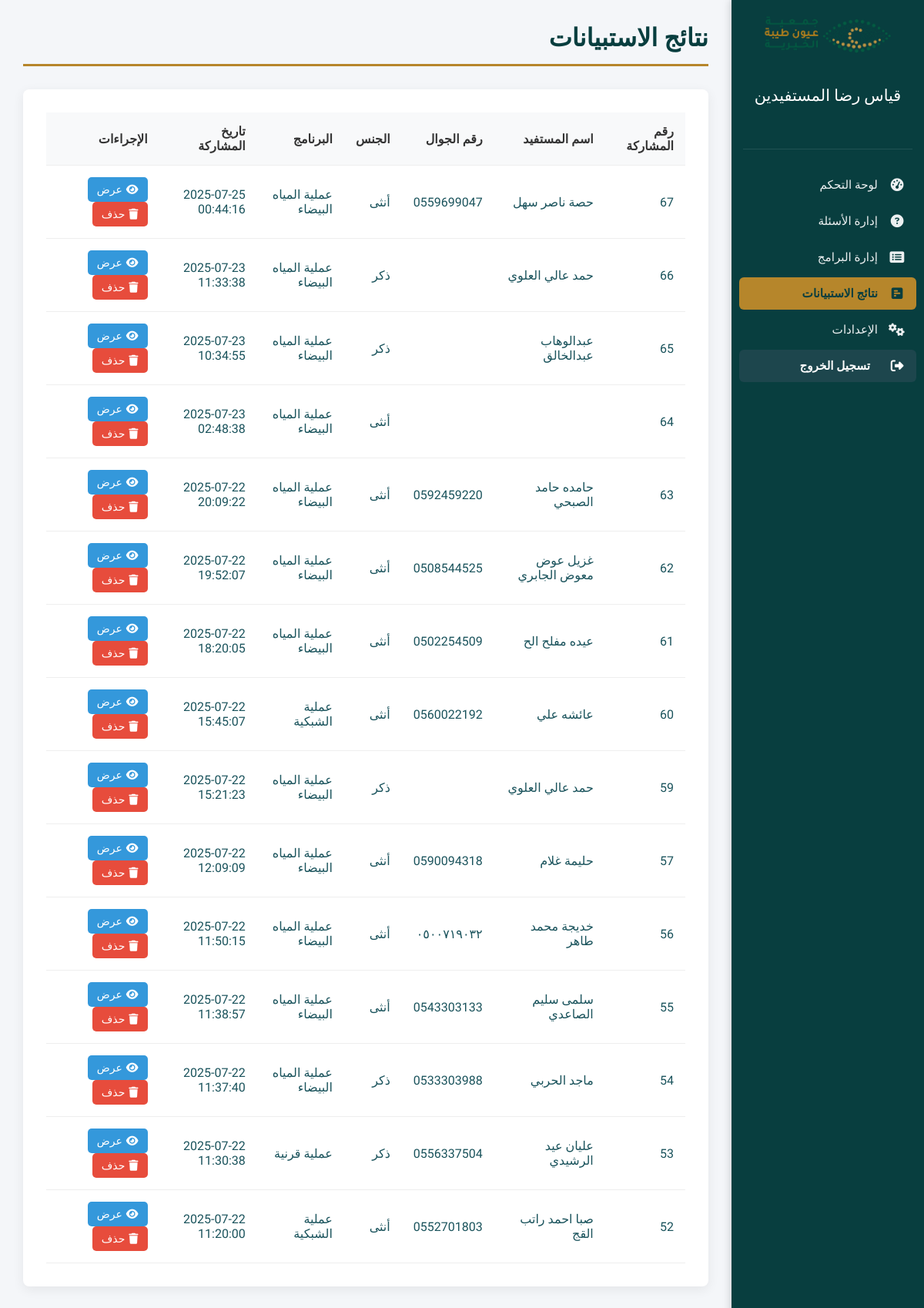
Screenshot of /admin/survey_results.php (signed in) with the database file from the repository.
### tables this page shows
CREATE TABLE `settings` (
  `id` int(11) NOT NULL,
  `site_name` varchar(255) NOT NULL,
  `system_name` varchar(255) NOT NULL,
  `logo_path` varchar(255) DEFAULT NULL,
  `primary_font_url` varchar(255) DEFAULT NULL,
  `primary_font_name` varchar(100) DEFAULT NULL,
  `primary_color` varchar(7) DEFAULT '#1a535c',
  `secondary_color` varchar(7) DEFAULT '#f7b538'
);

CREATE TABLE `survey_responses` (
  `id` int(11) NOT NULL,
  `beneficiary_name` varchar(255) DEFAULT NULL,
  `phone_number` varchar(20) DEFAULT NULL,
  `gender` enum('male','female') DEFAULT NULL,
  `program_id` int(11) DEFAULT NULL,
  `suggestions` text DEFAULT NULL,
  `submission_date` datetime DEFAULT current_timestamp()
);

CREATE TABLE `programs` (
  `id` int(11) NOT NULL,
  `program_name` varchar(255) NOT NULL,
  `program_order` int(11) NOT NULL DEFAULT 0
);

### admin/survey_results.php (the view, shortened to what this page needs)
<?php
require_once __DIR__ . "/../functions.php";
require_once __DIR__ . "/../db.php";
$settings = get_latest_settings($conn);
$sql = "SELECT sr.id, sr.beneficiary_name, sr.phone_number, sr.gender, p.program_name, sr.submission_date FROM survey_responses sr LEFT JOIN programs p ON sr.program_id = p.id ORDER BY sr.submission_date DESC";
$result = $conn->query($sql);
$responses = [];
if ($result->num_rows > 0) {
    while ($row = $result->fetch_assoc()) {
        $responses[] = $row;
    }
}
?>
<!DOCTYPE html>
<html lang="ar" dir="rtl">
<?php echo get_admin_head($settings, "نتائج الاستبيانات"); ?>
<body>
    <div class="admin-wrapper">
        <div class="sidebar">
            <?php echo get_admin_header($settings); ?>
        </div>
        <div class="main-content">
            <h1>نتائج الاستبيانات</h1>
            <div class="table-container">
                <div class="table-responsive">
                    <table class="table">
                        <thead>
                            <tr>
                                <th>رقم المشاركة</th>
                                <th>اسم المستفيد</th>
                                <th>رقم الجوال</th>
                                <th>الجنس</th>
                                <th>البرنامج</th>
                                <th>تاريخ المشاركة</th>
                                <th>الإجراءات</th>
                            </tr>
                        </thead>
                        <tbody>
                            <?php if (!empty($responses)) : ?>
                                <?php foreach ($responses as $response) : ?>
                                    <tr>
                                        <td><?php echo htmlspecialchars($response["id"]); ?></td>
                                        <td><?php echo htmlspecialchars($response["beneficiary_name"] ?? "غير محدد"); ?></td>
                                        <td><?php echo htmlspecialchars($response["phone_number"] ?? "غير محدد"); ?></td>
                                        <td>
                                            <?php
                                            if ($response['gender'] === 'male') {
                                                echo 'ذكر';
                                            } elseif ($response['gender'] === 'female') {
                                                echo 'أنثى';
                                            } else {
                                                echo htmlspecialchars($response["gender"] ?? "غير محدد");
                                            }
                                            ?>
                                        </td>
                                        <td><?php echo htmlspecialchars($response["program_name"] ?? "غير محدد"); ?></td>
                                        <td><?php echo htmlspecialchars($response["submission_date"]); ?></td>
                                        <td>
                                            <a href="view_response.php?id=<?php echo $response["id"]; ?>" class="btn-edit"><i class="fas fa-eye"></i> عرض</a>
                                            <a href="survey_results.php?action=delete&id=<?php echo $response["id"]; ?>" class="btn-delete" onclick="return confirm('هل أنت متأكد من حذف هذا الاستبيان؟');"><i class="fas fa-trash"></i> حذف</a>
                                        </td>
                                    </tr>
                                <?php endforeach; ?>
                            <?php else : ?>
                                <tr>
                                    <td colspan="7">لا توجد استبيانات متاحة.</td>
                                </tr>
                            <?php endif; ?>
                        </tbody>
                    </table>
                </div>
            </div>
        </div>
    </div>
</body>
</html>

### functions.php (shortened to what this page needs)
<?php
function get_latest_settings($conn) {
    $sql = "SELECT * FROM settings ORDER BY id DESC LIMIT 1";
    $result = $conn->query($sql);
    if ($result && $result->num_rows > 0) { return $result->fetch_assoc(); }
    return [
        "site_name" => "نظام الاستبيانات",
        "system_name" => "لوحة التحكم",
        "logo_path" => "",
        "primary_font_url" => "https://fonts.googleapis.com/css2?family=Tajawal:wght@400;500;700&display=swap",
        "primary_font_name" => "Tajawal",
        "primary_color" => "#1a535c",
        "secondary_color" => "#f7b538"
    ];
}
function get_admin_header($settings) {
    $logo_html = "";
    if (!empty($settings["logo_path"])) {
        $logo_path = "../" . htmlspecialchars($settings["logo_path"]);
        $logo_html = "<img src=\"{$logo_path}\" alt=\"" . htmlspecialchars($settings["site_name"]) . " Logo\" style=\"max-height: 50px; margin-bottom: 10px;\">";
    } else {
        $logo_html = "<h3 class=\"site-name2\">" . htmlspecialchars($settings["site_name"]) . "</h3>";
    }
    $current_page = basename($_SERVER['PHP_SELF']);
    $menu_items = [
        'dashboard.php' => ['icon' => 'fa-tachometer-alt', 'text' => 'لوحة التحكم'],
        'questions.php' => ['icon' => 'fa-question-circle', 'text' => 'إدارة الأسئلة'],
        'programs.php' => ['icon' => 'fa-list-alt', 'text' => 'إدارة البرامج'],
        'survey_results.php' => ['icon' => 'fa-poll-h', 'text' => 'نتائج الاستبيانات'],
        'settings.php' => ['icon' => 'fa-cogs', 'text' => 'الإعدادات'],
    ];
    $menu_html = "<ul>";
    foreach ($menu_items as $url => $item) {
        $active_class = ($current_page == $url) ? 'active' : '';
        $menu_html .= "<li><a href=\"{$url}\" class=\"{$active_class}\"><i class=\"fas {$item['icon']}\"></i> <span>{$item['text']}</span></a></li>";
    }
    $menu_html .= "<li><a href=\"logout.php\" class=\"logout-btn\"><i class=\"fas fa-sign-out-alt\"></i> <span>تسجيل الخروج</span></a></li>";
    $menu_html .= "</ul>";
    return "<div class=\"sidebar-header\">{$logo_html}<h4 class=\"system-title\">" . htmlspecialchars($settings["system_name"]) . "</h4></div><div class=\"sidebar-separator\"></div>{$menu_html}";
}
function get_admin_head($settings, $page_title = "لوحة التحكم") {
    $font_name = $settings['primary_font_name'] ?? 'Tajawal';
    $font_url = $settings['primary_font_url'] ?? '';
    $head = "<head>
        <meta charset=\"UTF-8\">
        <meta name=\"viewport\" content=\"width=device-width, initial-scale=1.0\">
        <title>" . htmlspecialchars($page_title) . " - " . htmlspecialchars($settings["system_name"]) . "</title>
        <link rel=\"stylesheet\" href=\"../css/style.css\">
        <link rel=\"stylesheet\" href=\"https://cdnjs.cloudflare.com/ajax/libs/font-awesome/6.4.0/css/all.min.css\">";
    if (!empty($font_url)) {
        $head .= "<link href=\"" . htmlspecialchars($font_url) . "\" rel=\"stylesheet\">";
    }
    $head .= "<style>
            body { font-family: '" . htmlspecialchars($font_name) . "', sans-serif; }
            :root {
                --primary-color: " . htmlspecialchars($settings["primary_color"] ?? '#1a535c') . ";
                --secondary-color: " . htmlspecialchars($settings["secondary_color"] ?? '#f7b538') . ";
            }
        </style>
    </head>";
    return $head;
}
?>

### css/style.css (style rules this page uses)
:root { --primary-color: #1a535c; --secondary-color: #f7b538; --danger-color: #e74c3c; --success-color: #27ae60; --info-color: #3498db; --light-bg: #f4f6f9; --white-color: #ffffff; --text-color: #1a535c; --sidebar-width: 250px; }
body { font-family: 'Tajawal', sans-serif; background-color: var(--light-bg); margin: 0; direction: rtl; color: var(--text-color); }
.admin-wrapper { display: flex; min-height: 100vh; }
.sidebar { width: var(--sidebar-width); background-color: var(--primary-color); color: var(--white-color); display: flex; flex-direction: column; position: fixed; top: 0; right: 0; bottom: 0; box-shadow: -2px 0 10px rgba(0,0,0,0.15); z-index: 1001; transition: right 0.3s ease-in-out; }
.sidebar-header { padding: 20px 15px; text-align: center; }
.system-title { font-size: 1.3rem; font-weight: 500; color: var(--white-color); }
.sidebar-separator { height: 1px; background-color: rgba(255,255,255,0.1); margin: 10px 15px; }
.sidebar ul { list-style: none; padding: 15px 10px; margin: 0; flex-grow: 1; overflow-y: auto; }
.sidebar ul li a { color: #ecf0f1; text-decoration: none; display: flex; align-items: center; padding: 12px 15px; border-radius: 6px; margin-bottom: 5px; transition: background-color 0.2s, color 0.2s; font-size: 0.95rem; }
.sidebar ul li a.active, .sidebar ul li a:hover { background-color: var(--secondary-color); color: var(--primary-color); font-weight: 700; }
.sidebar ul li a i { margin-left: 15px; width: 20px; text-align: center; font-size: 1.1em; }
.sidebar ul li a span { flex-grow: 1; }
.logout-btn { color: #f1c40f; text-decoration: none; display: flex; align-items: center; justify-content: center; gap: 10px; padding: 20px; background-color: rgba(0,0,0,0.2); font-weight: bold; transition: background-color 0.3s; }
.main-content { flex-grow: 1; padding: 30px; margin-right: var(--sidebar-width); transition: margin-right 0.3s ease-in-out; }
.main-content h1 { color: var(--primary-color); border-bottom: 3px solid var(--secondary-color); padding-bottom: 15px; margin-top: 0; margin-bottom: 30px; }
.sidebar ul a.logout-btn { color: #fff !important; background-color: #1d464d !important; }
.sidebar ul a { justify-content: flex-start; }
.table-responsive { overflow-x: auto; width: 100%; -webkit-overflow-scrolling: touch; }
.form-container, .table-container { background-color: var(--white-color); padding: 30px; border-radius: 8px; box-shadow: 0 4px 15px rgba(0,0,0,0.07); margin-bottom: 30px; overflow: hidden; }
.table-responsive { overflow-x: auto; }
.table { width: 100%; border-collapse: collapse; }
table th, table td { padding: 15px; text-align: right; border-bottom: 1px solid #eee; vertical-align: middle; }
table th { background-color: #f8f9fa; font-weight: bold; color: #333; }
.btn-edit, .btn-delete, .btn-action { padding: 8px 12px; border: none; border-radius: 5px; color: white !important; text-decoration: none; cursor: pointer; font-size: 14px; margin-left: 5px; display: inline-flex; align-items: center; gap: 5px; transition: opacity 0.3s, transform 0.2s; }
.btn-edit { background-color: var(--info-color); }
.btn-delete { background-color: var(--danger-color); }

### rows the page displays
settings: logo_path (picture), system_name "قياس رضا المستفيدين"
survey_responses: id "67", beneficiary_name "حصة ناصر سهل", phone_number "0559699047", gender "أنثى", program.program_name "عملية المياه البيضاء", submission_date "2025-07-25 00:44:16"
survey_responses: id "66", beneficiary_name "حمد عالي العلوي", gender "ذكر", program.program_name "عملية المياه البيضاء", submission_date "2025-07-23 11:33:38"
survey_responses: id "65", beneficiary_name "عبدالوهاب عبدالخالق", gender "ذكر", program.program_name "عملية المياه البيضاء", submission_date "2025-07-23 10:34:55"
survey_responses: id "64", gender "أنثى", program.program_name "عملية المياه البيضاء", submission_date "2025-07-23 02:48:38"
survey_responses: id "63", beneficiary_name "حامده حامد الصبحي", phone_number "0592459220", gender "أنثى", program.program_name "عملية المياه البيضاء", submission_date "2025-07-22 20:09:22"
survey_responses: id "62", beneficiary_name "غزيل عوض معوض الجابري", phone_number "0508544525", gender "أنثى", program.program_name "عملية المياه البيضاء", submission_date "2025-07-22 19:52:07"
survey_responses: id "61", beneficiary_name "عيده مفلح الح", phone_number "0502254509", gender "أنثى", program.program_name "عملية المياه البيضاء", submission_date "2025-07-22 18:20:05"
survey_responses: id "60", beneficiary_name "عائشه علي", phone_number "0560022192", gender "أنثى", program.program_name "عملية الشبكية", submission_date "2025-07-22 15:45:07"
survey_responses: id "59", beneficiary_name "حمد عالي العلوي", gender "ذكر", program.program_name "عملية المياه البيضاء", submission_date "2025-07-22 15:21:23"
survey_responses: id "57", beneficiary_name "حليمة غلام", phone_number "0590094318", gender "أنثى", program.program_name "عملية المياه البيضاء", submission_date "2025-07-22 12:09:09"
survey_responses: id "56", beneficiary_name "خديجة محمد طاهر", phone_number "٠٥٠٠٧١٩٠٣٢", gender "أنثى", program.program_name "عملية المياه البيضاء", submission_date "2025-07-22 11:50:15"
survey_responses: id "55", beneficiary_name "سلمى سليم الصاعدي", phone_number "0543303133", gender "أنثى", program.program_name "عملية المياه البيضاء", submission_date "2025-07-22 11:38:57"
survey_responses: id "54", beneficiary_name "ماجد الحربي", phone_number "0533303988", gender "ذكر", program.program_name "عملية المياه البيضاء", submission_date "2025-07-22 11:37:40"
survey_responses: id "53", beneficiary_name "عليان عيد الرشيدي", phone_number "0556337504", gender "ذكر", program.program_name "عملية قرنية", submission_date "2025-07-22 11:30:38"
survey_responses: id "52", beneficiary_name "صبا احمد راتب القج", phone_number "0552701803", gender "أنثى", program.program_name "عملية الشبكية", submission_date "2025-07-22 11:20:00"

### other values shown
$item['text'] "لوحة التحكم"
$item['text'] "إدارة الأسئلة"
$item['text'] "إدارة البرامج"
$item['text'] "نتائج الاستبيانات"
$item['text'] "الإعدادات"
